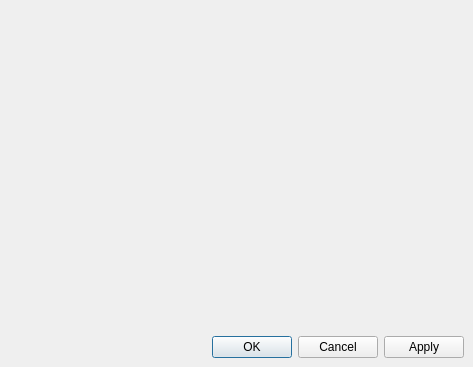
<ui version="4.0" >
 <class>Preferences</class>
 <widget class="QDialog" name="Preferences" >
  <property name="geometry" >
   <rect>
    <x>0</x>
    <y>0</y>
    <width>473</width>
    <height>367</height>
   </rect>
  </property>
  <property name="windowTitle" >
   <string>Change Tagua Settings</string>
  </property>
  <layout class="QVBoxLayout" >
   <property name="margin" >
    <number>9</number>
   </property>
   <property name="spacing" >
    <number>6</number>
   </property>
   <item>
    <widget class="KPageWidget" native="1" name="pagePref" />
   </item>
   <item>
    <widget class="QDialogButtonBox" name="buttonBox" >
     <property name="orientation" >
      <enum>Qt::Horizontal</enum>
     </property>
     <property name="standardButtons" >
      <set>QDialogButtonBox::Apply|QDialogButtonBox::Cancel|QDialogButtonBox::NoButton|QDialogButtonBox::Ok</set>
     </property>
    </widget>
   </item>
  </layout>
 </widget>
 <customwidgets>
  <customwidget>
   <class>KPageWidget</class>
   <extends>QWidget</extends>
   <header>kpagewidget.h</header>
  </customwidget>
 </customwidgets>
 <resources/>
 <connections>
  <connection>
   <sender>buttonBox</sender>
   <signal>accepted()</signal>
   <receiver>Preferences</receiver>
   <slot>accept()</slot>
   <hints>
    <hint type="sourcelabel" >
     <x>269</x>
     <y>346</y>
    </hint>
    <hint type="destinationlabel" >
     <x>271</x>
     <y>366</y>
    </hint>
   </hints>
  </connection>
  <connection>
   <sender>buttonBox</sender>
   <signal>rejected()</signal>
   <receiver>Preferences</receiver>
   <slot>reject()</slot>
   <hints>
    <hint type="sourcelabel" >
     <x>425</x>
     <y>350</y>
    </hint>
    <hint type="destinationlabel" >
     <x>425</x>
     <y>364</y>
    </hint>
   </hints>
  </connection>
 </connections>
</ui>
